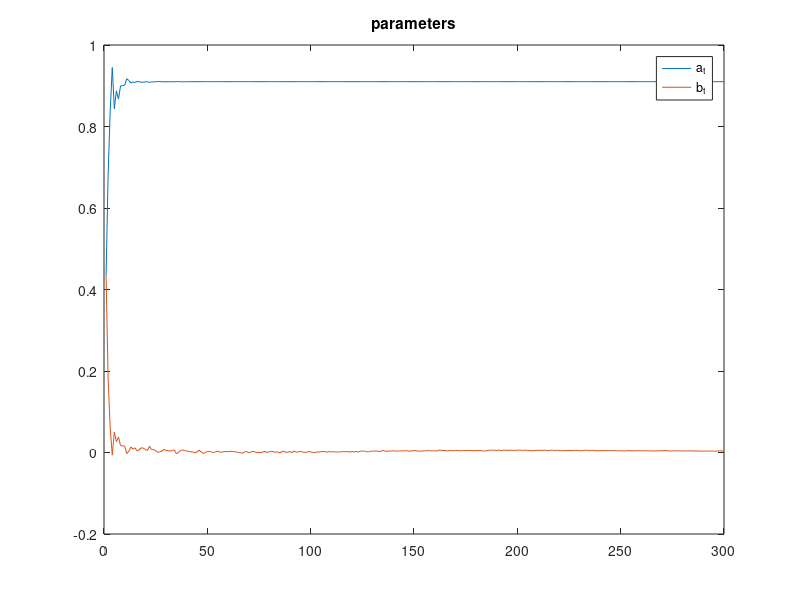
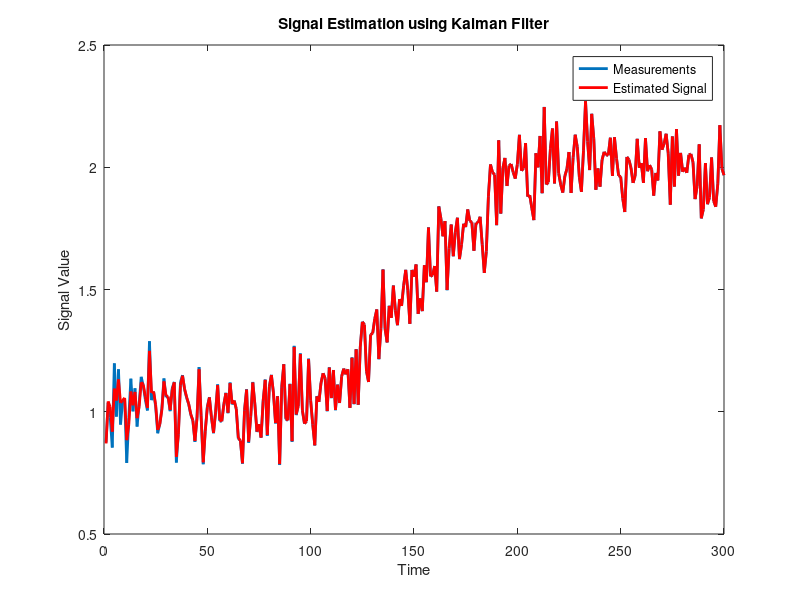
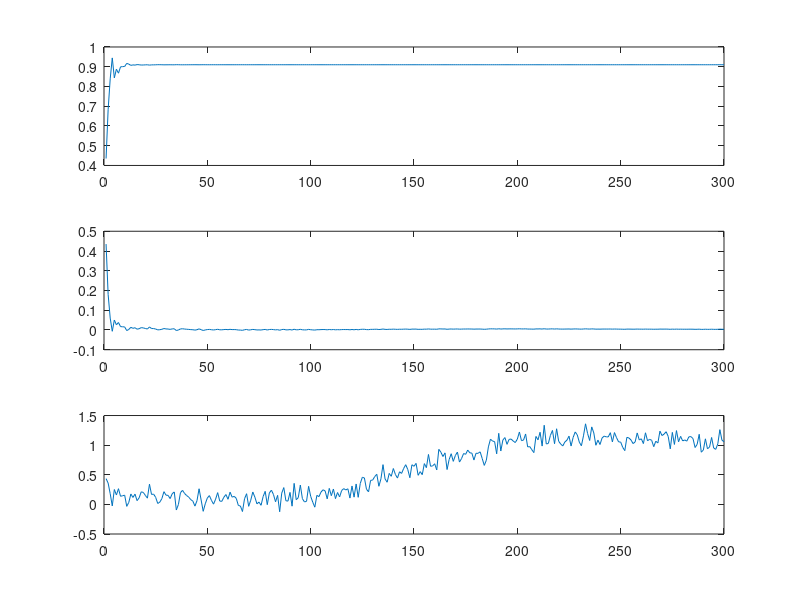

Recreate these plots in MATLAB, in order.
clear; close all; clc;
load Aug11.mat % Load the data file

meas = ykf; % get measurement
n_meas = length(meas); % sequence length
time = (1:n_meas)'; % time vector (column vector)

% State-space model setup
% x[t] = [a_t; b_t]
% Since a_t and b_t are time-varying, we consider them as random walk processes
% x[t+1] = F*x[t] + w[t], where w[t] is the process noise with covariance Q
F = [1, 0; 0, 1]; % State transition matrix (identity matrix for random walk)
Q = diag([0.01, 0.01]); % Process noise covariance (tune these values as needed)
R = 1 %var(meas - mean(meas)); % Measurement noise covariance (can be tuned)
phi = [1, time(1)]; % Measurement matrix (initially for t=1)

% Initial state and covariance
x_est = [0; 0]; % Initial state estimate (can be tuned)
P = 100 * eye(2); % Initial error covariance (large value to represent high initial uncertainty)

% Kalman filter implementation
x_estimated = zeros(2, n_meas); % To store estimated states
for t = 1:n_meas
    % Prediction
    P_pred = F * P * F' + Q;
    
    % Update the measurement matrix for current time
    phi = [1, time(t)]; % Measurement matrix for time t
    
    % Update
    y_pred = phi * x_est; % Predicted measurement
    e = meas(t) - y_pred; % Measurement residual (innovation)
    S = phi * P_pred * phi' + R; % Residual covariance
    K = P_pred * phi' * (S \ eye(size(S))); % Kalman gain
    x_est = x_est + K * e; % Updated state estimate
    P = (eye(2) - K * phi) * P_pred; % Updated error covariance
    
    % Store the estimated state
    x_estimated(:, t) = x_est;
end

% Extract estimated parameters
a_est = x_estimated(1, :);
b_est = x_estimated(2, :);
s_est = a_est + b_est .* time'; % Estimated signal

% Plotting

figure;
plot(time, x_estimated);
title("parameters")
legend("a_t", "b_t")

figure;
plot(time, meas, 'linewidth', 2); hold on; % plot measurement
plot(time, s_est, 'r', 'linewidth', 2); % plot estimated signal
legend('Measurements', 'Estimated Signal');
title('Signal Estimation using Kalman Filter');
xlabel('Time');
ylabel('Signal Value');


figure;
subplot(311); 
plot(time, a_est);
subplot(312); 
plot(time, b_est);
subplot(313);
plot(time, b_est .* time');

a2 = 0.9101 * ones(1, 300);

